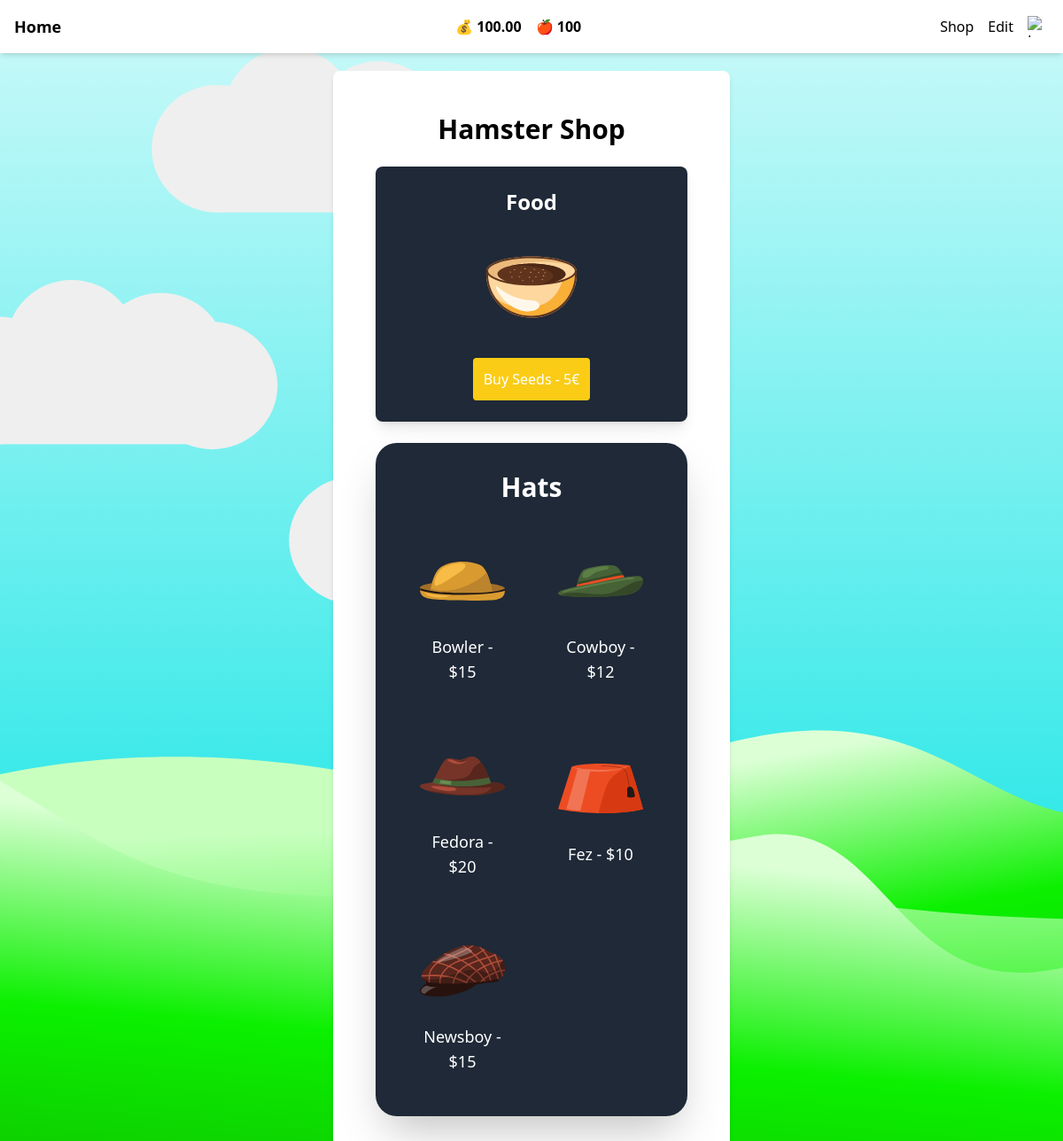
The page /shop.php (signed in) on the database as committed earlier.
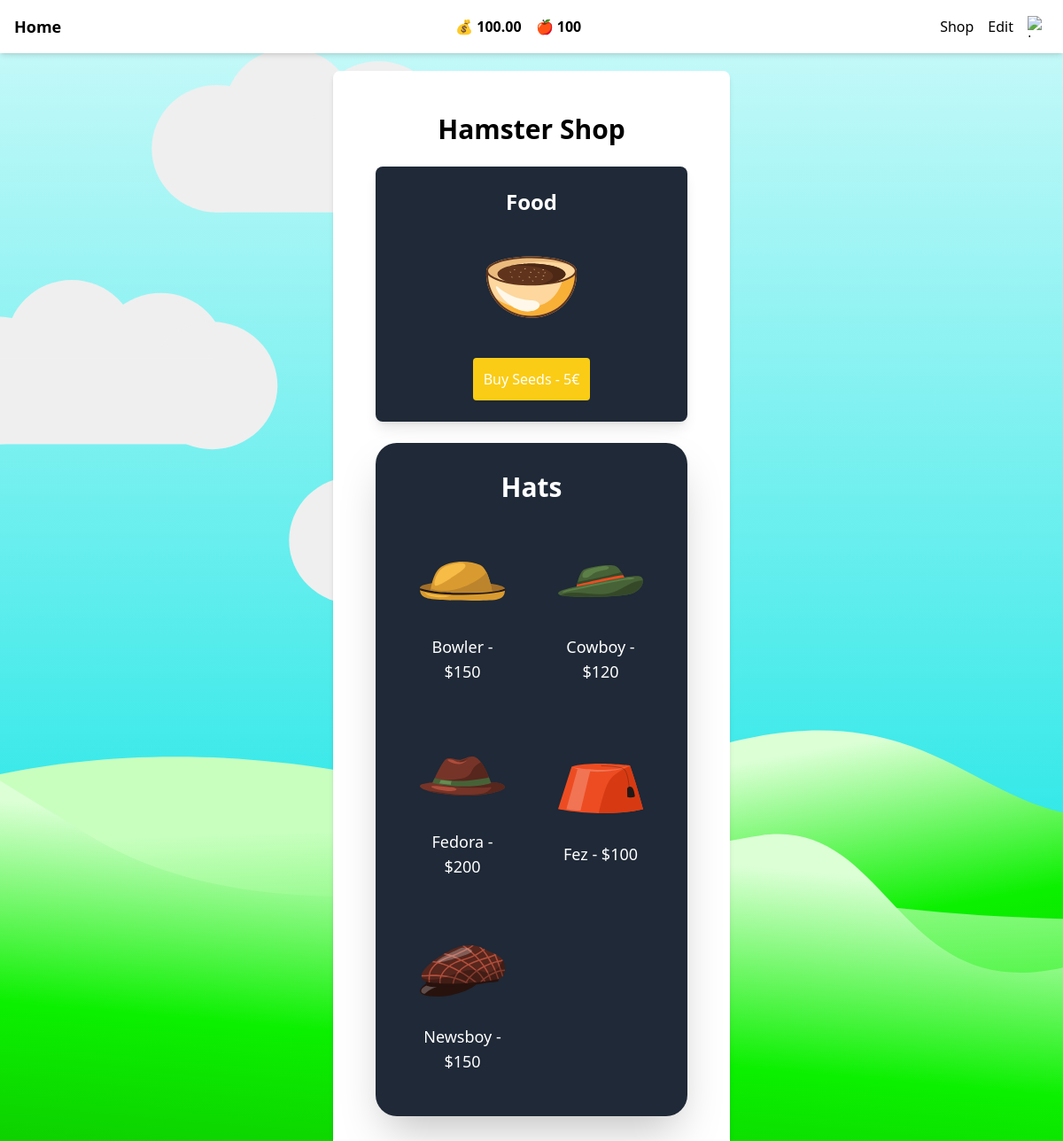
The same page on the database as committed later.
### tables this page shows
CREATE TABLE `game` (
  `user_ID` int(255) NOT NULL,
  `money` decimal(10,2) DEFAULT NULL,
  `food` int(255) NOT NULL
);

CREATE TABLE `hats` (
  `hat_id` int(11) NOT NULL,
  `hat_name` varchar(255) NOT NULL,
  `price` int(11) NOT NULL,
  `image_url` varchar(255) NOT NULL
);

### api/get_currency.php (called while the page is built)
<?php
$result = $conn->query("SELECT money, food FROM game WHERE user_id = '$user_ID'");
$userData = $result->fetch_assoc();
$money = $userData['money'] ?? 0;
$food = $userData['food'] ?? 0;

### shop.php (the view, shortened to what this page needs)
<!DOCTYPE html>
<html lang="en">
<head>
    <script src="https://cdn.tailwindcss.com"></script>
</head>
<?php
require "config.php";
$user_ID = $conn->real_escape_string($_COOKIE['user_ID']);
require "./api/get_currency.php";
?>
<body class="bg-gray-100 min-h-screen flex flex-col items-center bg-[url(./assets/svg/bg.svg)] bg-cover">
    <?php include './assets/site/header.php'; ?>
    <main class="w-full max-w-md bg-white p-6 rounded-lg shadow-md mt-20 text-center">
        <div class="container mx-auto p-6">
            <h1 class="text-3xl font-bold text-center mb-6">Hamster Shop</h1>
            <div class="grid grid-cols-1 gap-6">
                <div class="bg-gray-800 text-white p-6 rounded-lg shadow-lg flex flex-col items-center">
                    <h2 class="text-2xl font-bold mb-4">Food</h2>
                    <img src="./assets/svg/food.svg" class="w-32 h-32 object-contain" alt="Food">
                    <button class="food-item bg-yellow-400 p-3 mt-4 rounded" data-item="seeds" data-price="5">Buy Seeds
                        - 5€</button>
                </div>
                <div class="bg-gray-800 text-white p-8 rounded-3xl shadow-2xl">
                    <h2 class="text-3xl font-extrabold mb-6 text-center">Hats</h2>
                    <div class="grid grid-cols-2 gap-6">
                        <?php
                        $query = "SELECT hat_id, hat_name, price, image_url
          FROM hats
          WHERE hat_id NOT IN (SELECT hat_id FROM user_hats WHERE user_id = '$user_ID')";
                        $result = $conn->query($query);
                        if ($result->num_rows > 0) {
                            while ($row = $result->fetch_assoc()) {
                                echo '<button class="hat-item p-4 rounded-lg transform transition-all duration-300 hover:scale-105 hover:bg-gray-700 hover:shadow-xl" data-item="' . $row['hat_name'] . '" data-price="' . $row['price'] . '">
                <img src="' . $row['image_url'] . '" class="w-24 h-24 object-contain mx-auto mb-3" alt="' . $row['hat_name'] . '">
                <p class="text-center text-lg">' . $row['hat_name'] . ' - $' . $row['price'] . '</p>
              </button>';
                            }
                        } else {
                            echo "No hats available.";
                        }
                        ?>
                    </div>
                </div>
            </div>
        </div>
    </main>
</body>
</html>

### assets/site/header.php
<header class="z-[999] w-full flex items-center justify-between p-4 bg-white shadow-md fixed">
    <a href="./index.php" class="text-lg font-semibold hover:text-blue-500">Home</a>
    <div class="flex items-center space-x-4 ml-10">
        <span class="font-bold">💰 <?php echo $money; ?></span>
        <span class="font-bold">🍎 <?php echo $food; ?></span>
    </div>
    <div id="hContainer" class="flex space-x-4 items-center">
        <a href="./shop.php" class="hover:text-blue-500">Shop</a>
        <a href="./edit.php" class="hover:text-blue-500">Edit</a>
        <a href="logout.php">
            <img src="./assets/svg/logout.svg" alt="Logout" class="w-6 h-6 hover:opacity-75">
        </a>
    </div>
</header>

Rows that differ between the two databases and show on the page:
changed hats "Bowler": price "15" → "150"
changed hats "Cowboy": price "12" → "120"
changed hats "Fedora": price "20" → "200"
changed hats "Fez": price "10" → "100"
changed hats "Newsboy": price "15" → "150"
